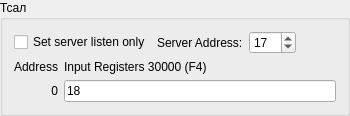
       <widget class="QGroupBox" name="gbTsal">
        <property name="title">
         <string>Тсал</string>
        </property>
        <layout class="QVBoxLayout" name="verticalLayout_3">
         <item>
          <layout class="QHBoxLayout" name="horizontalLayout_5">
           <property name="sizeConstraint">
            <enum>QLayout::SetMinimumSize</enum>
           </property>
           <item>
            <widget class="QCheckBox" name="listenOnlyBox_3">
             <property name="text">
              <string>Set server listen only</string>
             </property>
            </widget>
           </item>
           <item>
            <widget class="QLabel" name="label_37">
             <property name="sizePolicy">
              <sizepolicy hsizetype="Maximum" vsizetype="Preferred">
               <horstretch>0</horstretch>
               <verstretch>0</verstretch>
              </sizepolicy>
             </property>
             <property name="text">
              <string>Server Address:</string>
             </property>
            </widget>
           </item>
           <item>
            <widget class="QSpinBox" name="serverEdit_3">
             <property name="sizePolicy">
              <sizepolicy hsizetype="Maximum" vsizetype="Fixed">
               <horstretch>0</horstretch>
               <verstretch>0</verstretch>
              </sizepolicy>
             </property>
             <property name="minimum">
              <number>1</number>
             </property>
             <property name="maximum">
              <number>247</number>
             </property>
             <property name="value">
              <number>17</number>
             </property>
            </widget>
           </item>
           <item>
            <spacer name="horizontalSpacer_4">
             <property name="orientation">
              <enum>Qt::Horizontal</enum>
             </property>
             <property name="sizeHint" stdset="0">
              <size>
               <width>40</width>
               <height>20</height>
              </size>
             </property>
            </spacer>
           </item>
          </layout>
         </item>
         <item>
          <layout class="QGridLayout" name="gridLayout_5">
           <item row="0" column="1">
            <widget class="QLabel" name="inputRegisters_3">
             <property name="text">
              <string>Input Registers 30000 (F4)</string>
             </property>
            </widget>
           </item>
           <item row="1" column="0">
            <widget class="QLabel" name="label_38">
             <property name="text">
              <string>0</string>
             </property>
             <property name="alignment">
              <set>Qt::AlignRight|Qt::AlignTrailing|Qt::AlignVCenter</set>
             </property>
            </widget>
           </item>
           <item row="1" column="1">
            <widget class="QLineEdit" name="inReg_17_0">
             <property name="text">
              <string>18</string>
             </property>
             <property name="maxLength">
              <number>32767</number>
             </property>
             <property name="placeholderText">
              <string>Hexadecimal A-F, a-f, 0-9.</string>
             </property>
            </widget>
           </item>
           <item row="0" column="0">
            <widget class="QLabel" name="address_3">
             <property name="text">
              <string>Address</string>
             </property>
             <property name="alignment">
              <set>Qt::AlignRight|Qt::AlignTrailing|Qt::AlignVCenter</set>
             </property>
            </widget>
           </item>
          </layout>
         </item>
        </layout>
       </widget>
